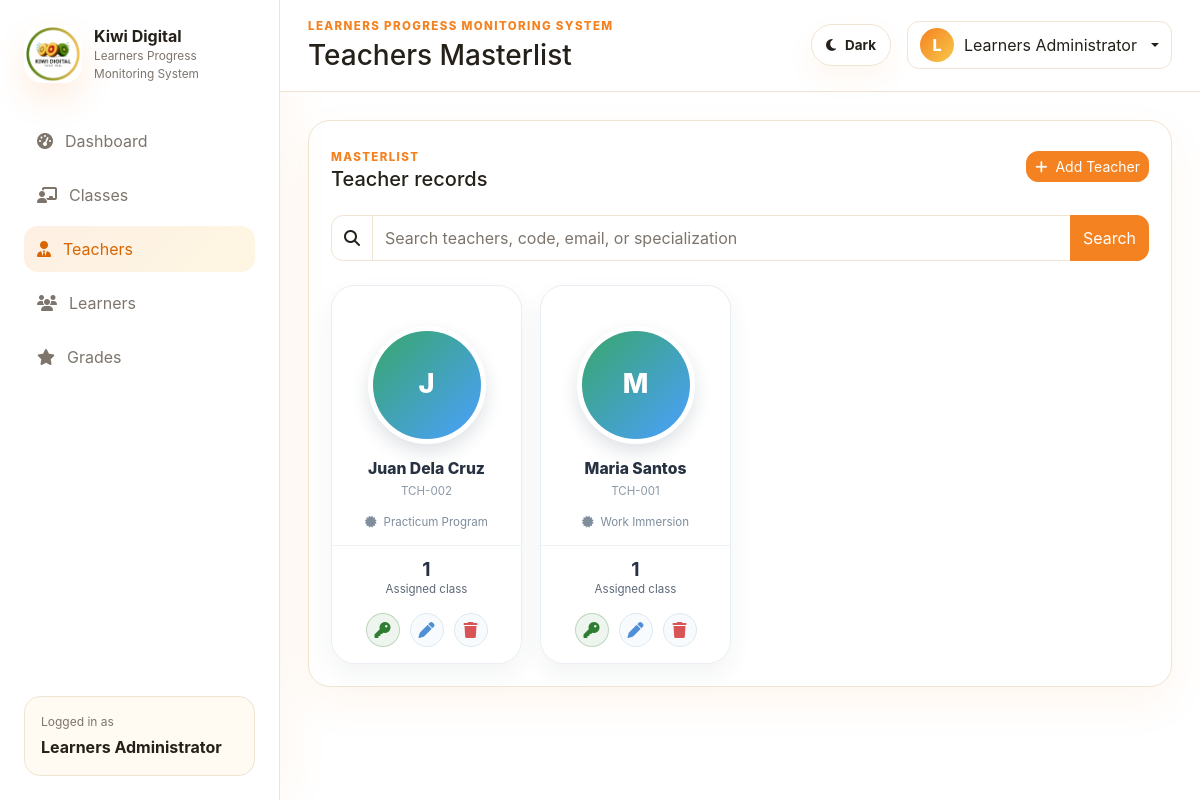
Page /teachers.php (signed in) on the committed database.
### tables this page shows
CREATE TABLE IF NOT EXISTS teachers (
  id INT UNSIGNED AUTO_INCREMENT PRIMARY KEY,
  teacher_code VARCHAR(50) NOT NULL,
  full_name VARCHAR(160) NOT NULL,
  email VARCHAR(190) NULL,
  phone VARCHAR(40) NULL,
  specialization VARCHAR(160) NULL,
  profile_photo VARCHAR(255) NULL,
  status ENUM('Active', 'Inactive') NOT NULL DEFAULT 'Active',
  created_at TIMESTAMP DEFAULT CURRENT_TIMESTAMP,
  updated_at TIMESTAMP DEFAULT CURRENT_TIMESTAMP ON UPDATE CURRENT_TIMESTAMP,
  UNIQUE KEY uniq_teacher_code (teacher_code),
  INDEX idx_teachers_status (status),
  INDEX idx_teachers_full_name (full_name)
);

### includes/bootstrap.php (called while the page is built, shortened)
<?php
require_once __DIR__ . '/../classes/Auth.php';
$database = new Database();
$pdo = $database->connect();
$auth = new Auth($pdo);

### classes/Auth.php (called while the page is built, shortened)
<?php
class Auth
{
    public function user(): ?array
    {
        return $_SESSION['user'] ?? null;
    }
}

### includes/auth_guard.php (called while the page is built, shortened)
<?php
require_once __DIR__ . '/bootstrap.php';
$currentUser = $auth->user();

### teachers.php (the view, shortened to what this page needs)
<?php
require_once __DIR__ . '/includes/admin_guard.php';
function e(string $value): string
{
    return htmlspecialchars($value, ENT_QUOTES, 'UTF-8');
}
$search = trim($_GET['search'] ?? '');
if ($search !== '') {
    $teacherStatement = $pdo->prepare(
        "SELECT teachers.*,
                COUNT(classes.id) AS class_count
         FROM teachers
         LEFT JOIN classes ON classes.teacher_id = teachers.id
         WHERE teachers.teacher_code LIKE :teacher_code_search
            OR teachers.full_name LIKE :full_name_search
            OR teachers.email LIKE :email_search
            OR teachers.specialization LIKE :specialization_search
         GROUP BY teachers.id
         ORDER BY teachers.created_at DESC, teachers.id DESC"
    );
    $searchTerm = '%' . $search . '%';
    $teacherStatement->execute([
        'teacher_code_search' => $searchTerm,
        'full_name_search' => $searchTerm,
        'email_search' => $searchTerm,
        'specialization_search' => $searchTerm,
    ]);
} else {
    $teacherStatement = $pdo->query(
        'SELECT teachers.*,
                COUNT(classes.id) AS class_count
         FROM teachers
         LEFT JOIN classes ON classes.teacher_id = teachers.id
         GROUP BY teachers.id
         ORDER BY teachers.created_at DESC, teachers.id DESC'
    );
}
$teacherRows = $teacherStatement->fetchAll();
?>
<!doctype html>
<html lang="en">
<head>
  <link href="https://cdn.jsdelivr.net/npm/bootstrap@5.3.3/dist/css/bootstrap.min.css" rel="stylesheet">
  <link href="https://cdnjs.cloudflare.com/ajax/libs/font-awesome/6.5.2/css/all.min.css" rel="stylesheet">
  <link href="css/style.css?v=teacher-credential-reset" rel="stylesheet">
</head>
<body class="dashboard-page">
  <div class="app-layout">
    <aside class="sidebar">
      <a class="sidebar-brand" href="dashboard.php">
        <img src="images/kiwi-logo.png" alt="Kiwi Digital Tech Inc." class="brand-logo">
        <span>
          <strong>Kiwi Digital</strong>
          <small>Learners Progress Monitoring System</small>
        </span>
      </a>
      <nav class="sidebar-nav">
        <a href="dashboard.php"><i class="fa-solid fa-gauge-high"></i> Dashboard</a>
        <a href="classes.php"><i class="fa-solid fa-chalkboard-user"></i> Classes</a>
        <a class="active" href="teachers.php"><i class="fa-solid fa-user-tie"></i> Teachers</a>
        <a href="learners.php"><i class="fa-solid fa-users"></i> Learners</a>
        <a href="grades.php"><i class="fa-solid fa-star"></i> Grades</a>
      </nav>
      <div class="sidebar-footer">
        <p class="mb-1">Logged in as</p>
        <strong><?php echo e($currentUser['name']); ?></strong>
      </div>
    </aside>
    <main class="main-panel">
      <header class="topbar">
        <div>
          <p class="eyebrow mb-1">Learners Progress Monitoring System</p>
          <h1 class="h3 mb-0">Teachers Masterlist</h1>
        </div>
        <button class="theme-toggle ms-auto" id="themeToggle" type="button" aria-label="Switch to dark mode" aria-pressed="false">
          <i class="fa-solid fa-moon"></i>
          <span class="d-none d-sm-inline">Dark</span>
        </button>
        <div class="dropdown">
          <button class="btn user-menu dropdown-toggle" data-bs-toggle="dropdown" type="button">
            <span class="avatar"><?php echo e(strtoupper(substr($currentUser['name'], 0, 1))); ?></span>
            <span class="d-none d-sm-inline"><?php echo e($currentUser['name']); ?></span>
          </button>
        </div>
      </header>
      <section class="content-wrap">
        <div class="panel-card">
          <div class="d-flex flex-wrap align-items-center justify-content-between gap-3 mb-4">
            <div>
              <span class="section-kicker">Masterlist</span>
              <h2 class="h5 mb-0">Teacher records</h2>
            </div>
            <button type="button" class="btn btn-sm btn-primary" data-bs-toggle="modal" data-bs-target="#teacherModal">
              <i class="fa-solid fa-plus me-2"></i>Add Teacher
            </button>
          </div>
          <form method="get" class="search-bar mb-4">
            <div class="input-group">
              <span class="input-group-text"><i class="fa-solid fa-magnifying-glass"></i></span>
              <input type="search" class="form-control" name="search" value="<?php echo e($search); ?>" placeholder="Search teachers, code, email, or specialization">
              <button type="submit" class="btn btn-primary">Search</button>
            </div>
          </form>
          <div class="teacher-card-grid">
            <?php foreach ($teacherRows as $teacher): ?>
              <?php
                $teacherInitials = strtoupper(substr($teacher['full_name'], 0, 1));
              ?>
              <article class="teacher-card">
                <div class="teacher-card-body">
                  <div class="teacher-card-media">
                    <?php if (!empty($teacher['profile_photo'])): ?>
                      <button type="button" class="learner-photo-viewer-button" data-bs-toggle="modal" data-bs-target="#teacherPhotoModal" data-photo="<?php echo e($teacher['profile_photo']); ?>" data-name="<?php echo e($teacher['full_name']); ?>" aria-label="View <?php echo e($teacher['full_name']); ?> profile picture">
                        <img src="<?php echo e($teacher['profile_photo']); ?>" alt="<?php echo e($teacher['full_name']); ?> profile picture">
                      </button>
                    <?php else: ?>
                      <span><?php echo e($teacherInitials); ?></span>
                    <?php endif; ?>
                  </div>
                  <h3><?php echo e($teacher['full_name']); ?></h3>
                  <p class="learner-number"><?php echo e($teacher['teacher_code']); ?></p>
                  <div class="teacher-card-meta">
                    <?php if (!empty($teacher['specialization'])): ?>
                      <span><i class="fa-solid fa-certificate"></i><?php echo e($teacher['specialization']); ?></span>
                    <?php endif; ?>
                  </div>
                </div>
                <footer class="teacher-card-footer">
                  <div class="teacher-class-count">
                    <strong><?php echo (int) $teacher['class_count']; ?></strong>
                    <span><?php echo (int) $teacher['class_count'] === 1 ? 'Assigned class' : 'Assigned classes'; ?></span>
                  </div>
                  <div class="learner-icon-actions">
                    <form method="post" class="credential-reset-form" data-confirm-message="Reset password and email new login credentials to this teacher?">
                      <button type="submit" class="learner-icon-button teacher-reset-button" aria-label="Reset and resend teacher credentials" title="Reset and resend credentials">
                        <i class="fa-solid fa-key"></i>
                      </button>
                    </form>
                    <a class="learner-icon-button" href="teachers.php?edit=<?php echo (int) $teacher['id']; ?>" aria-label="Edit teacher">
                      <i class="fa-solid fa-pen"></i>
                    </a>
                    <form method="post" onsubmit="return confirm('Delete this teacher?');">
                      <button type="submit" class="learner-icon-button is-danger" aria-label="Delete teacher">
                        <i class="fa-solid fa-trash"></i>
                      </button>
                    </form>
                  </div>
                </footer>
              </article>
            <?php endforeach; ?>
          </div>
        </div>
      </section>
    </main>
  </div>
</body>
</html>

### rows in the picture
teachers: full_name "J", full_name "Juan Dela Cruz", teacher_code "TCH-002", specialization "Practicum Program", class_count "1"
teachers: full_name "M", full_name "Maria Santos", teacher_code "TCH-001", specialization "Work Immersion", class_count "1"

### other values in the picture
$currentUser['name'] "Learners Administrator"
substr($currentUser['name'], 0, 1) "L"
